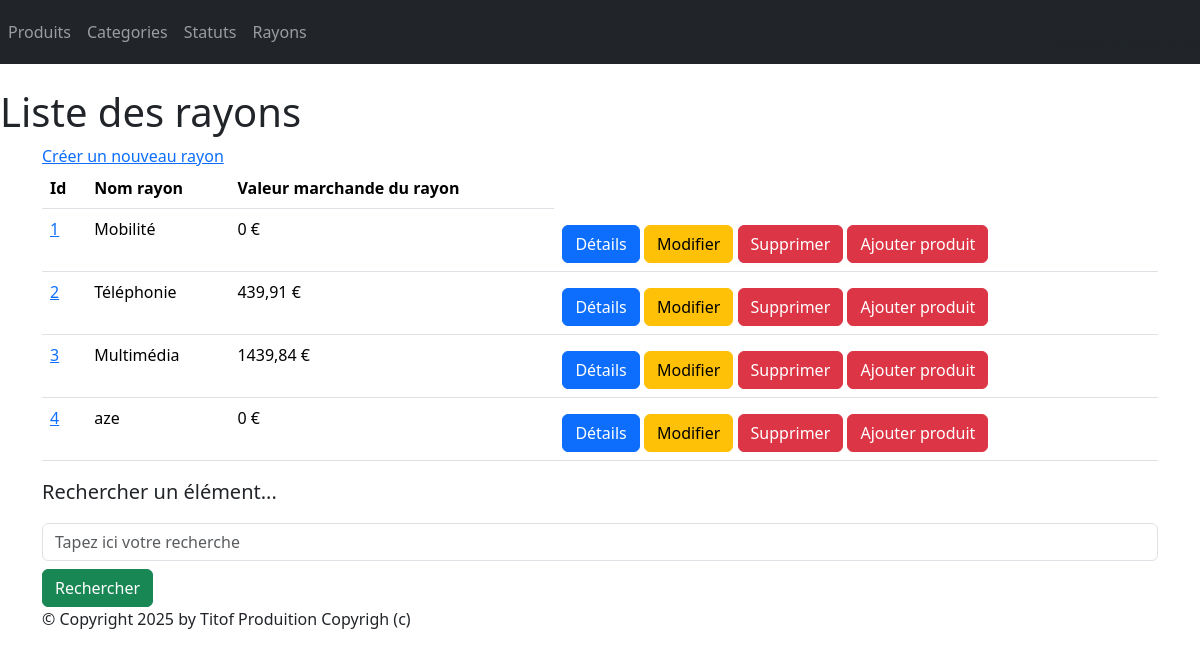
Before: /monApp/rayons/ with the older database file.
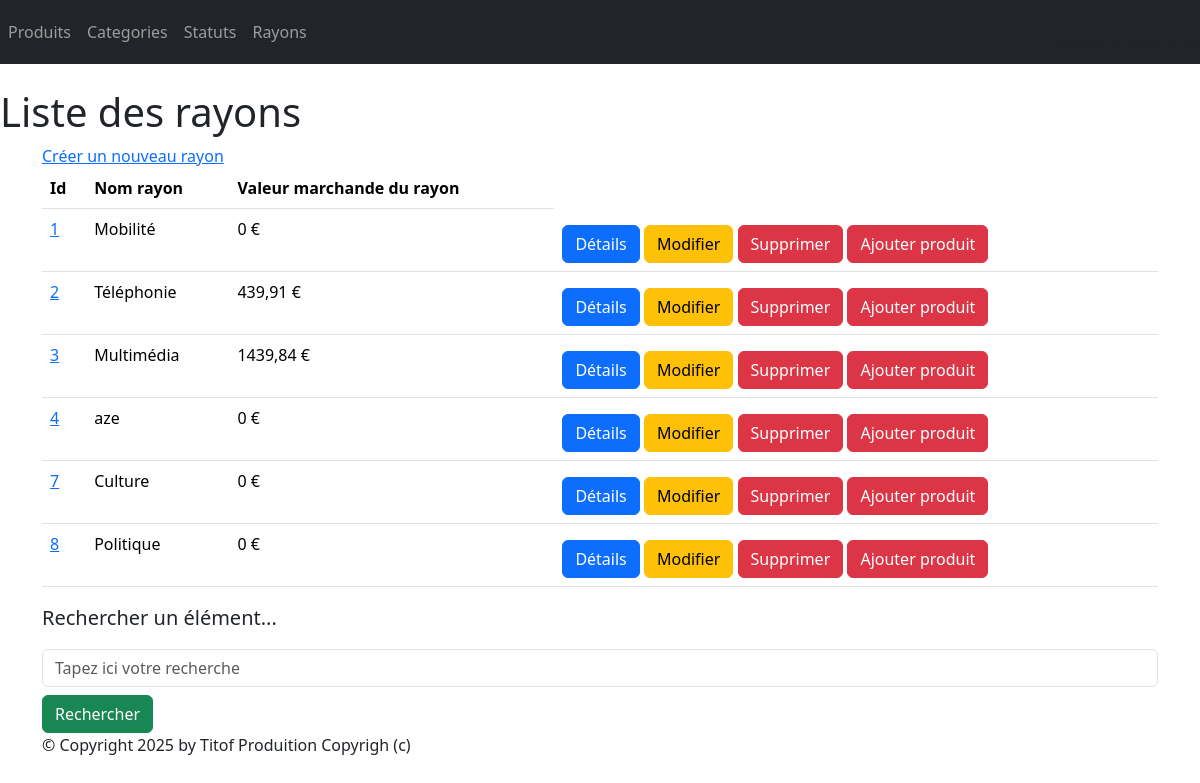
After: the same page with the newer database file.
### monApp/models.py (models this page shows, shortened)
class Rayon(models.Model):
    idRayon = models.AutoField(primary_key=True)
    nomRayon = models.CharField(max_length=100)

### monApp/views.py (the view)
# urls.py: path('rayons/',views.RayonListView.as_view(), name='lst_rayons'),
class RayonListView(ListView):
    model = Rayon
    template_name = "monApp/list_rayons.html"
    context_object_name = "rayons"
    def get_queryset(self):
        query = self.request.GET.get('search')
        if query:
            return Rayon.objects.filter(nomRayon__icontains=query).prefetch_related(Prefetch("contenir_rayon", queryset=Contenir.objects.select_related("produit")))
        return Rayon.objects.prefetch_related(Prefetch("contenir_rayon", queryset=Contenir.objects.select_related("produit")))
    def get_context_data(self, **kwargs):
        context = super(RayonListView, self).get_context_data(**kwargs)
        context['titremenu'] = "Liste des rayons"
        ryns_dt = []
        for rayon in context['rayons']:
            total = 0
            for contenir in rayon.contenir_rayon.all():
                total += contenir.produit.prixUnitaireProd * contenir.Qte
            ryns_dt.append({'rayon': rayon,'total_stock': total})
        context['ryns_dt'] = ryns_dt
        return context

### monApp/templates/monApp/list_rayons.html
{% extends 'monApp/base.html' %}
{% block menu %}
    <h1>{{titremenu}}</h1>
{% endblock %}
{% block contenu %}
    <a href="{% url 'crt-rayon' %}">Créer un nouveau rayon</a>
    <table class="table">
        <thead>
            <th>Id</th>
            <th>Nom rayon</th>
            <th>Valeur marchande du rayon</th>
        </thead>
        <tbody>
            {% for data in ryns_dt %}
            <tr>
                <td><a href="{% url 'dtl_rayon' data.rayon.idRayon %}">{{ data.rayon.idRayon }}</a></td>
                <td> {{ data.rayon.nomRayon }} </td>
                <td>{{ data.total_stock }} €</td>
                <td>
                    <a href="{% url 'dtl_rayon' data.rayon.idRayon %}" class="btn btn-primary mt-2">Détails</a>
                    <a href="{% url 'rayon-chng' data.rayon.idRayon %}" class="btn btn-warning mt-2">Modifier</a>
                    <a href="{% url 'dlt_rayon' data.rayon.idRayon %}" class="btn btn-danger mt-2">Supprimer</a>
                    <a href="{% url 'cntnr-crt' data.rayon.idRayon %}" class="btn btn-danger mt-2">Ajouter produit</a>
                </td>
            </tr>
            {% endfor %}
        </tbody>
    </table>
    <p class="lead mb-3 ml-0">Rechercher un élément...</p>
    <form method="GET" action="">
        <input class="form-control" type="text" name="search" placeholder="Tapez ici votre recherche" value="{{ request.GET.search }}">
        <button type="submit" class="btn btn-success mt-2">Rechercher</button>
    </form>
{% endblock %}

### monApp/templates/monApp/base.html (shortened to what this page needs)
<!doctype html>
{% load static %}
<html lang="fr">
<head>
    {% block styles %}
        <link rel="stylesheet" href="{% static 'styles.css' %}" />
        {% load bootstrap5 %}
        {% bootstrap_css %}
    {% endblock %}
</head>
<body>
    {% block nav %}
    <nav class="navbar navbar-expand-md navbar-dark bg-dark mb-4">
        <div class="collapse navbar-collapse" id="navbarNav">
            <ul class="navbar-nav ml-auto">
                <li class="nav-item">
                    <a class="nav-link" href="{% url 'lst_prdts' %}">Produits</a>
                </li>
                <li class="nav-item">
                    <a class="nav-link" href="{% url 'lst_cats' %}">Categories</a>
                </li>
                <li class="nav-item">
                    <a class="nav-link" href="{% url 'lst_stats' %}">Statuts</a>
                </li>
                <li class="nav-item">
                    <a class="nav-link" href="{% url 'lst_rayons' %}">Rayons</a>
                </li>
            </ul>
        </div>
        {% if user.is_authenticated %}
            <li class="nav-item">
            <a class="nav-link" href="{% url 'logout' %}">Déconnexion</a>
            </li>
        {%else%}
            <li class="nav-item">
            <a class="nav-link" href="{% url 'login' %}">Connexion</a>
            </li>
            <li class="nav-item">
            <a class="nav-link" href="{% url 'register' %}">Inscription</a>
            </li>
        {%endif%}
    </nav >
    {% block menu %}{% endblock %}
    {% endblock %}
    <main role="main" class="container top-pushed">
        <div class="jumbotron">
            {% block contenu %}
            {% endblock %}
        </div>
    </main>
    <footer class="footer">
        <div class="container">
            <p>&copy; Copyright {% now "Y" %} by Titof Produition Copyrigh (c)</p>
        </div>
    </footer>
</body>
</html>

### TutoDjango/static/styles.css (style rules this page uses)
h1 { color: red }

Changed rows visible on the page:
added Rayon: rayon.idRayon "7", rayon.nomRayon "Culture", total_stock "0"
added Rayon: rayon.idRayon "8", rayon.nomRayon "Politique", total_stock "0"
